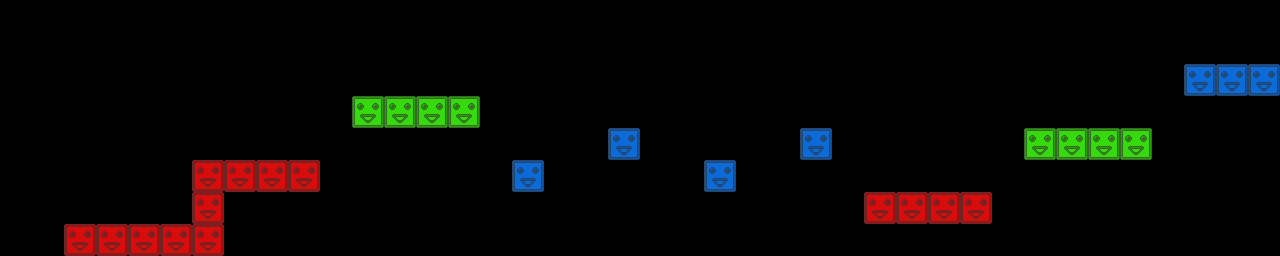

Tiled map render using the project's own tile images. Description and the map definition, with tile-layer contents summarised, below:
An orthogonal 40x8 tile map with 32x32 px tiles, 3 tile layers (red, green, blue) and 7 objects.

<map version="1.0" orientation="orthogonal" renderorder="right-down" width="40" height="8" tilewidth="32" tileheight="32">
 <tileset firstgid="1" name="blocks" tilewidth="32" tileheight="32">
  <image source="blocks.png" width="96" height="32" />
 </tileset>
 <layer name="red" width="40" height="8">
  <data>[320 cells, 14 non-empty, 1 distinct tile ids]</data>
 </layer>
 <layer name="green" width="40" height="8">
  <data>[320 cells, 8 non-empty, 1 distinct tile ids]</data>
 </layer>
 <layer name="blue" width="40" height="8">
  <data>[320 cells, 7 non-empty, 1 distinct tile ids]</data>
 </layer>
 <objectgroup name="crystals">
  <object x="249" y="134">
   <ellipse />
  </object>
  <object x="434" y="81">
   <ellipse />
  </object>
  <object x="623" y="107">
   <ellipse />
  </object>
  <object x="762" y="132">
   <ellipse />
  </object>
  <object x="915" y="175">
   <ellipse />
  </object>
  <object x="1098" y="108">
   <ellipse />
  </object>
 </objectgroup>
 <objectgroup name="spikes">
  <object x="1227" y="47">
   <ellipse />
  </object>
 </objectgroup>
</map>
